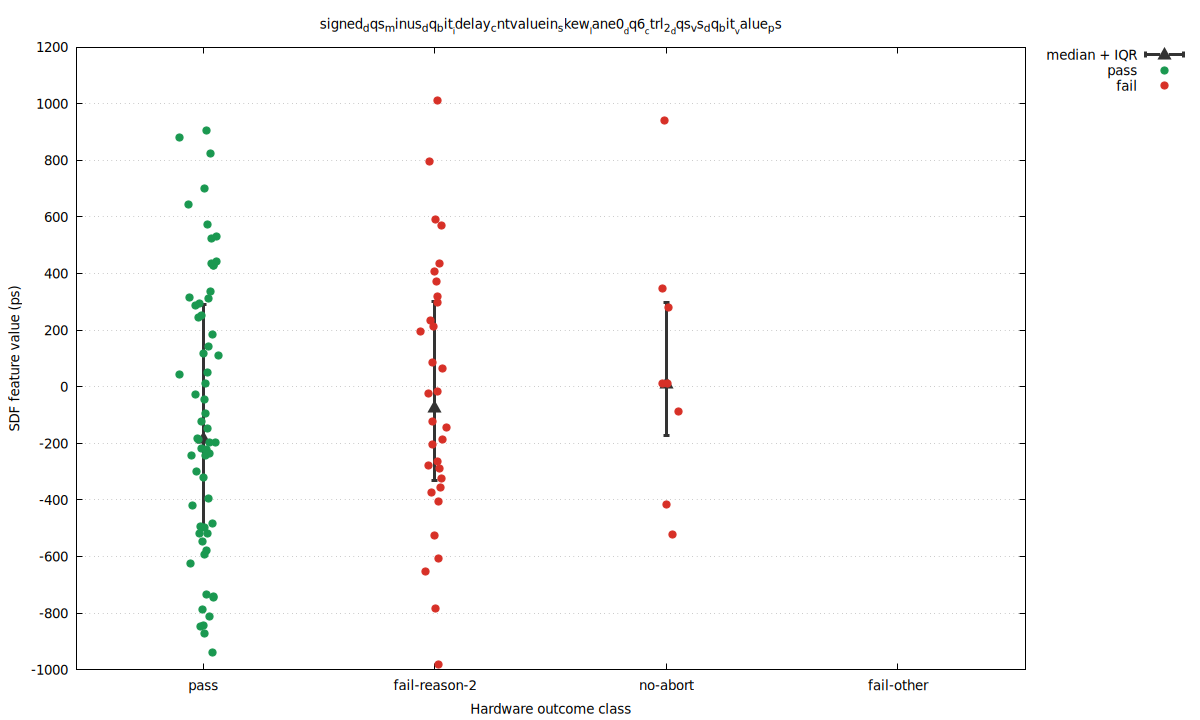

Write the gnuplot code that produced this figure.
set terminal pngcairo size 1200,720 enhanced font 'DejaVu Sans,10'
set output 'signed_baseline_abort2_vs_pass_skew_signed_dqs_minus_dq_bit_idelay_cntvaluein_skew_lane0_dq6_ctrl_2_dqs_vs_dq_.png'
set datafile separator comma
set key outside right top
set grid ytics
set xrange [0.45:4.55]
set xtics ('pass' 1, 'fail-reason-2' 2, 'no-abort' 3, 'fail-other' 4)
set xlabel 'Hardware outcome class'
set ylabel 'SDF feature value (ps)'
set title 'signed_dqs_minus_dq_bit__idelay_cntvaluein_skew__lane0__dq6__ctrl_2__dqs_vs_dq_bit__value_ps'
plot \
  'signed_baseline_abort2_vs_pass_skew_signed_dqs_minus_dq_bit_idelay_cntvaluein_skew_lane0_dq6_ctrl_2_dqs_vs_dq_.summary.dat' using 1:4:3:5 with yerrorbars pt 9 ps 1.5 lw 3 lc rgb '#333333' title 'median + IQR', \
  'signed_baseline_abort2_vs_pass_skew_signed_dqs_minus_dq_bit_idelay_cntvaluein_skew_lane0_dq6_ctrl_2_dqs_vs_dq_.dat' using 1:4 with points pt 7 ps 1.2 lc rgb '#1a9850' title 'pass', \
  'signed_baseline_abort2_vs_pass_skew_signed_dqs_minus_dq_bit_idelay_cntvaluein_skew_lane0_dq6_ctrl_2_dqs_vs_dq_.dat' using 1:5 with points pt 7 ps 1.2 lc rgb '#d73027' title 'fail'
